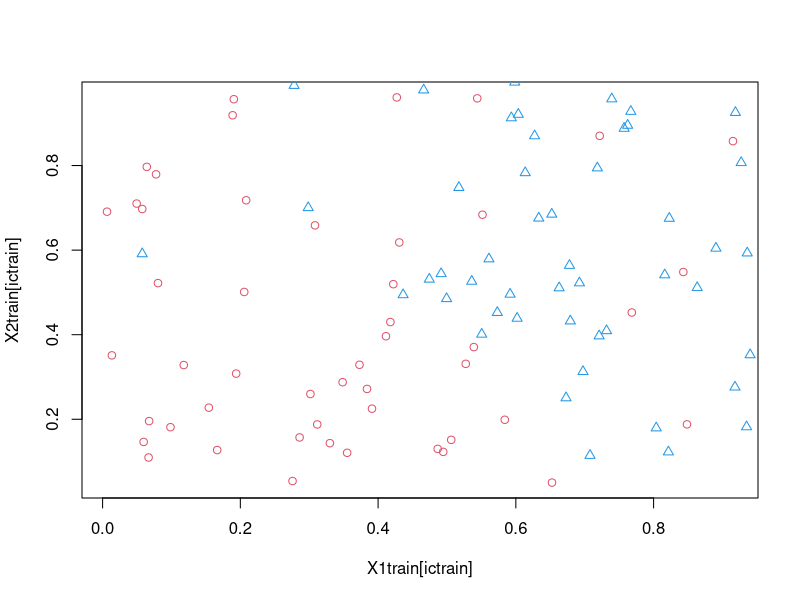
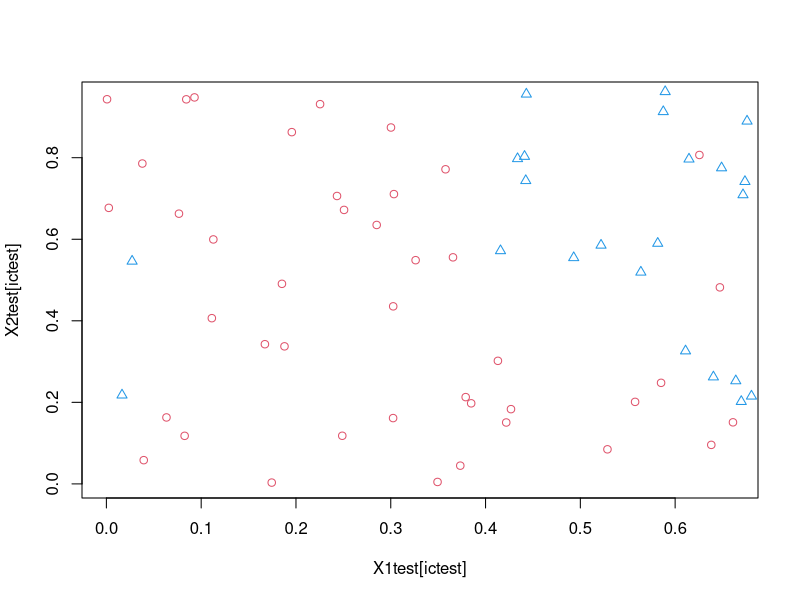
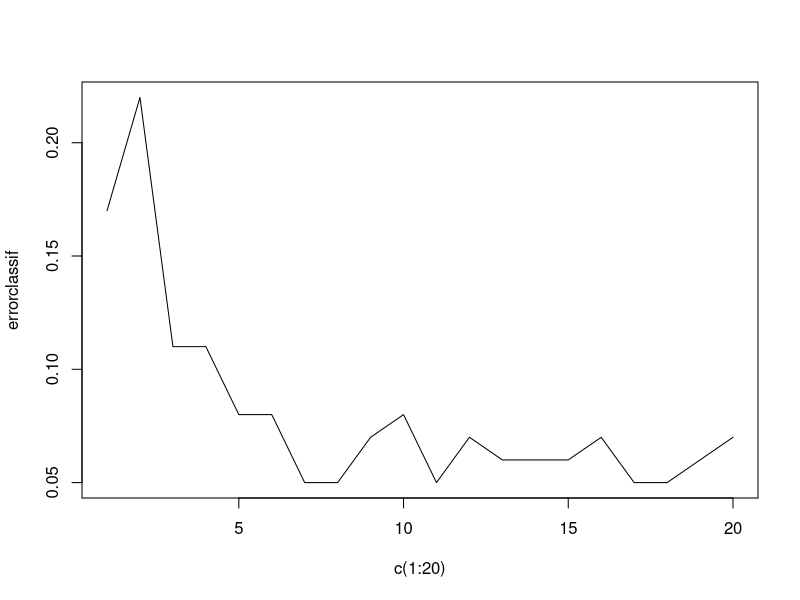
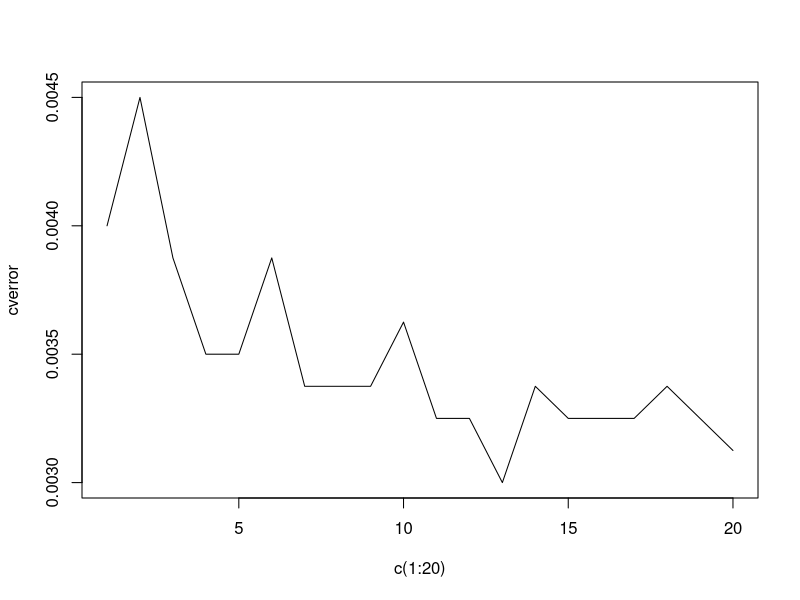

Generate these figures, in order, with R:

## TP 1 EX 1-
## Exemple simulé de Knn en 2d
library(class)
alpha=0.9
beta=0.1
ntrain=100 ## Echantillon d'entraînement
ntest=100  ## Echantillon test
## Simulation de l'échantillon d'entraînement
X1train=runif(ntrain)
X2train=runif(ntrain)
Xtrain=rbind(X1train,X2train)
dim(Xtrain)
V=2*X1train+X2train
iatrain=which(V<1.5)
ibtrain=which(V>1.5)
n =100
Ytrain=rep(0,n)
Ytrain[iatrain]=(runif(length(iatrain))<alpha)
Ytrain[ibtrain]=runif(length(ibtrain))<beta
Ytrain
ictrain=which(Ytrain==1)
idtrain=which(Ytrain==0)
plot(X1train[ictrain],X2train[ictrain],pch=1,col='2')
points(X1train[idtrain],X2train[idtrain],pch=2,col='4')
## Echantillon test
X1test=runif(ntest)
X2test=runif(ntest)
Xtest=rbind(X1test,X2test)
dim(Xtest)
V=2*X1test+X2test
iatest=which(V<1.5)
ibtest=which(V>1.5)
Ytest=rep(0,n)
Ytest[iatest]=(runif(length(iatest))<alpha)
Ytest[ibtest]=runif(length(ibtest))<beta
Ytest
ictest=which(Ytest==1)
idtest=which(Ytest==0)
plot(X1test[ictest],X2test[ictest],pch=1,col='2')
points(X1test[idtest],X2test[idtest],pch=2,col='4')
## 1ppv
errorclassif=rep(0,20)
for (k in (1:20)){
predict=knn(t(Xtrain),t(Xtest),Ytrain,k = k,prob = TRUE)
## Matrice de confusion
conf=table(predict,Ytest)
conf
## Calcul de l'erreur de classification
errorclassif[k]=(sum(conf)-sum(diag(conf)))/sum(conf)
}
plot(c(1:20),errorclassif,'l')
## Validation croisée Leave-One-Out
cvpred=knn.cv(rbind(t(Xtrain),t(Xtest)),c(Ytrain,Ytest),k=1)
conf=table(cvpred,c(Ytrain,Ytest))
conf
# 5-fold cross-validation to select k
K=5
I=sample(1:(ntrain+ntest),replace=FALSE)
taillefold=(ntrain+ntest)/K
X=rbind(t(Xtrain),t(Xtest))
dim(X)
Y=c(Ytrain,Ytest)
cverror=c(1:20)
 # creation des groupes B_v
for (k in 1:20){
  cverrork=0
  for (v in 0:(K-1)){
    Iv=I[(v*taillefold+1):((v+1)*taillefold)];
    Xtrain=X[-Iv,]
    Ytrain=Y[-Iv]
    Ytest=Y[Iv]
    cvpred=knn(Xtrain,X[Iv,],Ytrain,k=k)
    conf=table(cvpred,Ytest)
    cverrork=cverrork+ (sum(conf)-sum(diag(conf)))/sum(conf)
     #cverror=cverror+sum(abs(as.numeric(cvpred)-as.numeric(Ytest)))
  }
  cverror[k]=cverrork/taillefold/K
}
plot(c(1:20),cverror,'l')
which(cverror==min(cverror))
min(cverror)
## Attention, ce procédé sous-estime probablement la vraie erreur
## classif, il faudrait diviser en 3 pour obtenir le bon résultat

